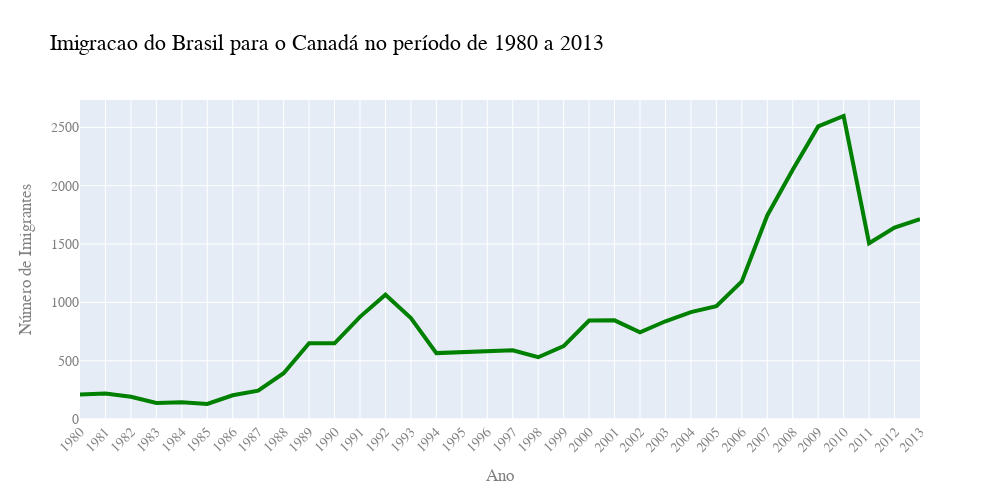

The cell this chart's notebook holds for it:
### Markdown cell above
### Alterando a cor da linha

### Code cell
fig = px.line(data_frame=dados_brasil, x='ano', y='imigrantes', title='Imigracao do Brasil para o Canadá no período de 1980 a 2013')
fig.update_traces(line_color='green', line_width=4)
fig.update_layout(width=1000, height=500, xaxis={'tickangle':-45}, xaxis_title='Ano', yaxis_title = 'Número de Imigrantes', font_family='Arial', font_size=14, font_color='grey', title_font_color='black',
                  title_font_size=22)
fig.show()

### Figure 1 — Plotly figure (JSON) as saved in the notebook; plotly's stock layout.template omitted (floating-point values rounded to 4 significant figures)
{"data": [{"hovertemplate": "ano=%{x}<br>imigrantes=%{y}<extra></extra>", "legendgroup": "", "line": {"color": "green", "dash": "solid", "width": 4}, "marker": {"symbol": "circle"}, "mode": "lines", "name": "", "orientation": "v", "showlegend": false, "type": "scatter", "x": ["1980", "1981", "1982", "1983", "1984", "1985", "1986", "1987", "1988", "1989", "1990", "1991", "1992", "1993", "1994", "1995", "1996", "1997", "1998", "1999", "2000", "2001", "2002", "2003", "2004", "2005", "2006", "2007", "2008", "2009", "2010", "2011", "2012", "2013"], "xaxis": "x", "y": [211, 220, 192, 139, 145, 130, 205, 244, 394, 650, 650, 877, 1066, 866, 566, 572, 586, 591, 531, 626, 845, 847, 745, 839, 917, 969, 1181, 1746, 2138, 2509, 2598, 1508, 1642, 1714], "yaxis": "y"}], "layout": {"font": {"color": "grey", "family": "Arial", "size": 14}, "height": 500, "legend": {"tracegroupgap": 0}, "title": {"font": {"color": "black", "size": 22}, "text": "Imigracao do Brasil para o Canadá no período de 1980 a 2013"}, "width": 1000, "xaxis": {"anchor": "y", "domain": [0, 1], "tickangle": -45, "title": {"text": "Ano"}}, "yaxis": {"anchor": "x", "domain": [0, 1], "title": {"text": "Número de Imigrantes"}}}}
